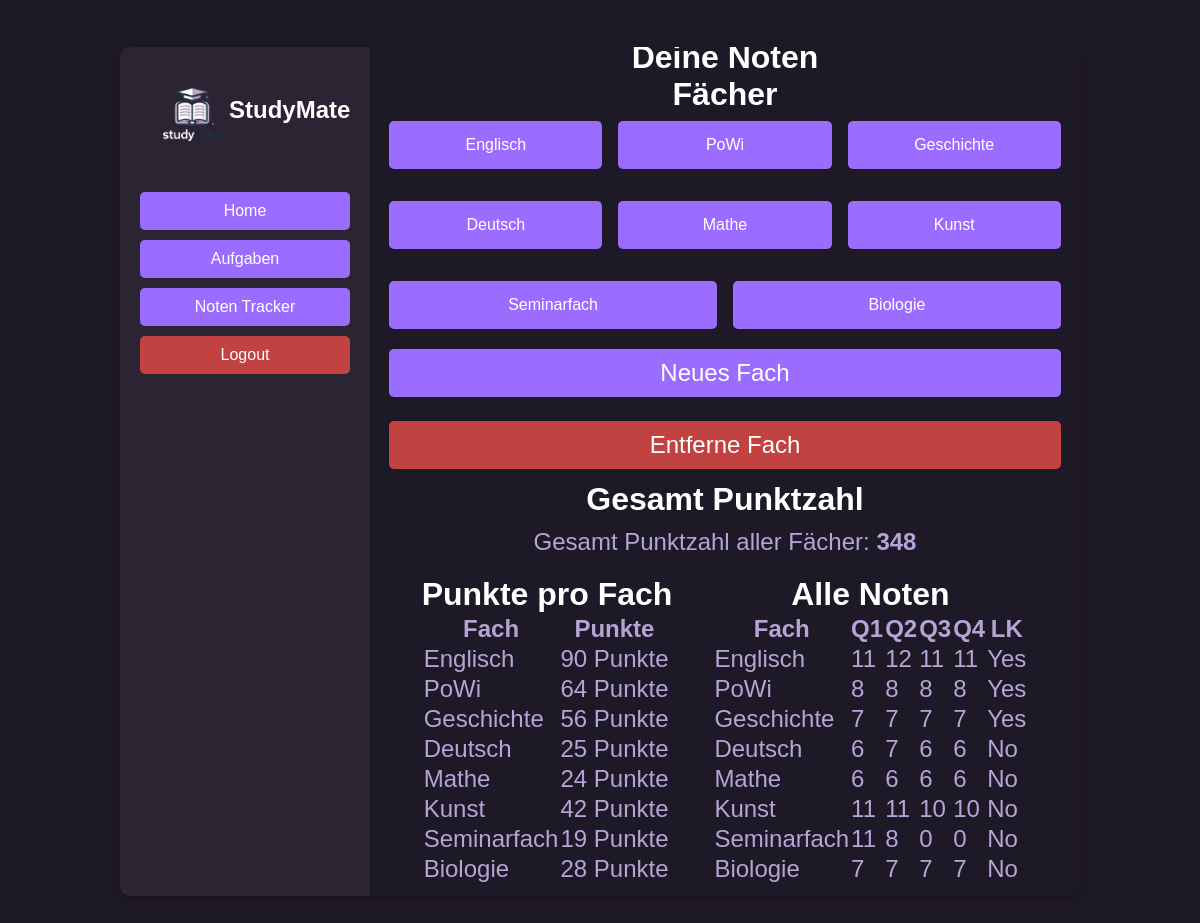
The page /grades (signed in) on the database its author committed.
### app/models.py (models this page shows)
class Grade(db.Model):
    id = db.Column(db.Integer, primary_key=True)
    subject = db.Column(db.String(100), nullable=False)
    q1 = db.Column(db.Integer, default=0)
    q2 = db.Column(db.Integer, default=0)
    q3 = db.Column(db.Integer, default=0)
    q4 = db.Column(db.Integer, default=0)
    is_lk = db.Column(db.Boolean, default=False)  # New field for LK status
    user_id = db.Column(db.Integer, db.ForeignKey('user.id'), nullable=False)
    def calculate_total_points(self):
        total = self.q1 + self.q2 + self.q3 + self.q4
        return total * 2 if self.is_lk else total  # Weight by 2 if LK

### app/routes.py (the view, shortened to what this page needs)
@main.route('/grades', methods=['GET', 'POST'])
@login_required
def grades():
    grades = Grade.query.filter_by(user_id=current_user.id).all()
    subject_points = {}
    total_points = 0
    for grade in grades:
        subject_total = grade.calculate_total_points()
        total_points += subject_total
        if grade.subject not in subject_points:
            subject_points[grade.subject] = 0
        subject_points[grade.subject] += subject_total
    csrf_token = generate_csrf()
    return render_template('grades.html', grades=grades, total_points=total_points, subject_points=subject_points, csrf_token=csrf_token)

### app/__init__.py (called while the page is built)
@login_manager.user_loader
def load_user(user_id):
    return User.query.get(int(user_id))

### app/templates/grades.html (shortened to what this page needs)
{% extends "base.html" %}
{% block content %}
<h1>Deine Noten</h1>
<h1>Fächer</h1>
<div class="subjects-grid grades">
    {% for subject in grades %}
    <button class="btn btn-primary subject-button" onclick="showGradeForm('{{ subject.subject }}')">{{ subject.subject }}</button>
    {% endfor %}
</div>
<button class="btn btn-primary btn-success" onclick="openSubjectModal()">Neues Fach</button>
<button class="btn btn-delete" onclick="openDeleteModal()">Entferne Fach</button>
<h1>Gesamt Punktzahl</h1>
<p class="total-points">Gesamt Punktzahl aller Fächer: <strong>{{ total_points }}</strong></p>
<div class="grading-container">
<div class="subject_points">
<h1> Punkte pro Fach </h1>
<table>
    <thead>
        <tr>
            <th>Fach</th>
            <th>Punkte</th>
        </tr>
    </thead>
    <tbody>
        {% for subject, points in subject_points.items() %}
        <tr>
            <td>{{ subject }}</td>
            <td>{{ points }} Punkte</td>
        </tr>
        {% endfor %}
    </tbody>
</table>
</div>
<div class="all_grades">
<h1> Alle Noten </h1>
<table class="table">
    <thead>
        <tr>
            <th>Fach</th>
            <th>Q1</th>
            <th>Q2</th>
            <th>Q3</th>
            <th>Q4</th>
            <th>LK</th>
        </tr>
    </thead>
    <tbody>
        {% for grade in grades %}
        <tr>
            <td>{{ grade.subject }}</td>
            <td>{{ grade.q1 }}</td>
            <td>{{ grade.q2 }}</td>
            <td>{{ grade.q3 }}</td>
            <td>{{ grade.q4 }}</td>
            <td>{{ 'Yes' if grade.is_lk else 'No' }}</td>
        </tr>
        {% endfor %}
    </tbody>
</table>
</div>
</div>
{% endblock %}

### app/static/style.css (style rules this page uses)
:root { --primary-purple: #9b6dff; --primary-hover: #8557f7; --dark-bg: #1e1926; --sidebar-bg: #2a2433; --card-bg: #332b3d; --text-primary: #ffffff; --text-secondary: #e0d5ff; --text-muted: #b4a5d6; --border-color: #3d3447; --alert-color: rgb(194, 65, 65); }
* { margin: 0; padding: 0; box-sizing: border-box; font-family: Arial, sans-serif; }
body { height: 100vh; display: flex; justify-content: center; align-items: center; background-color: var(--dark-bg); }
.subjects-grid { display: grid; grid-template-columns: repeat(auto-fill, minmax(250px, 1fr)); gap: 1rem; }
h1 { text-align: center; color: var(--text-primary); }
button { width: 100%; height: 50px; padding: 15px; font-size: 1.2rem; background-color: var(--primary-purple); color: var(--text-primary); border: none; border-radius: 5px; cursor: pointer; transition: background-color 0.3s ease; }
.btn { display: inline-block; padding: 10px 20px; margin: 0.5em 0 0.5em 0; border: none; border-radius: 5px; text-align: center; cursor: pointer; text-decoration: none; transition: background-color 0.3s ease; width: 100%; height: 3rem; font-size: 1.5em; }
.btn-primary { background-color: var(--primary-purple); color: var(--text-primary); }
.btn-delete { background-color: var(--alert-color); color: var(--text-primary); }
.subject-button { flex: 1 1 calc(25% - 1rem); min-width: 200px; padding: 15px; font-size: 16px; border-radius: 5px; text-align: center; transition: background-color 0.3s; }
.grades { display: flex; flex-wrap: wrap; justify-content: space-between; gap: 1rem; }
p { color: var(--text-muted); font-size: 1.5em; }
table { color: var(--text-muted); font-size: 1.5em; }
.grading-container { display: flex; justify-content: center; }
.subject_points { margin: 20px; }
.all_grades { margin: 20px; }
.total-points { text-align: center; margin-top: 10px; }

### rows shown on the page
Grade: subject "Englisch", points "90", q1 "11", q2 "12", q3 "11", q4 "11", is_lk "Yes"
Grade: subject "PoWi", points "64", q1 "8", q2 "8", q3 "8", q4 "8", is_lk "Yes"
Grade: subject "Geschichte", points "56", q1 "7", q2 "7", q3 "7", q4 "7", is_lk "Yes"
Grade: subject "Deutsch", points "25", q1 "6", q2 "7", q3 "6", q4 "6", is_lk "No"
Grade: subject "Mathe", points "24", q1 "6", q2 "6", q3 "6", q4 "6", is_lk "No"
Grade: subject "Kunst", points "42", q1 "11", q2 "11", q3 "10", q4 "10", is_lk "No"
Grade: subject "Seminarfach", points "19", q1 "11", q2 "8", q3 "0", q4 "0", is_lk "No"
Grade: subject "Biologie", points "28", q1 "7", q2 "7", q3 "7", q4 "7", is_lk "No"

### other values the page prints
{{ total_points }} "348"
